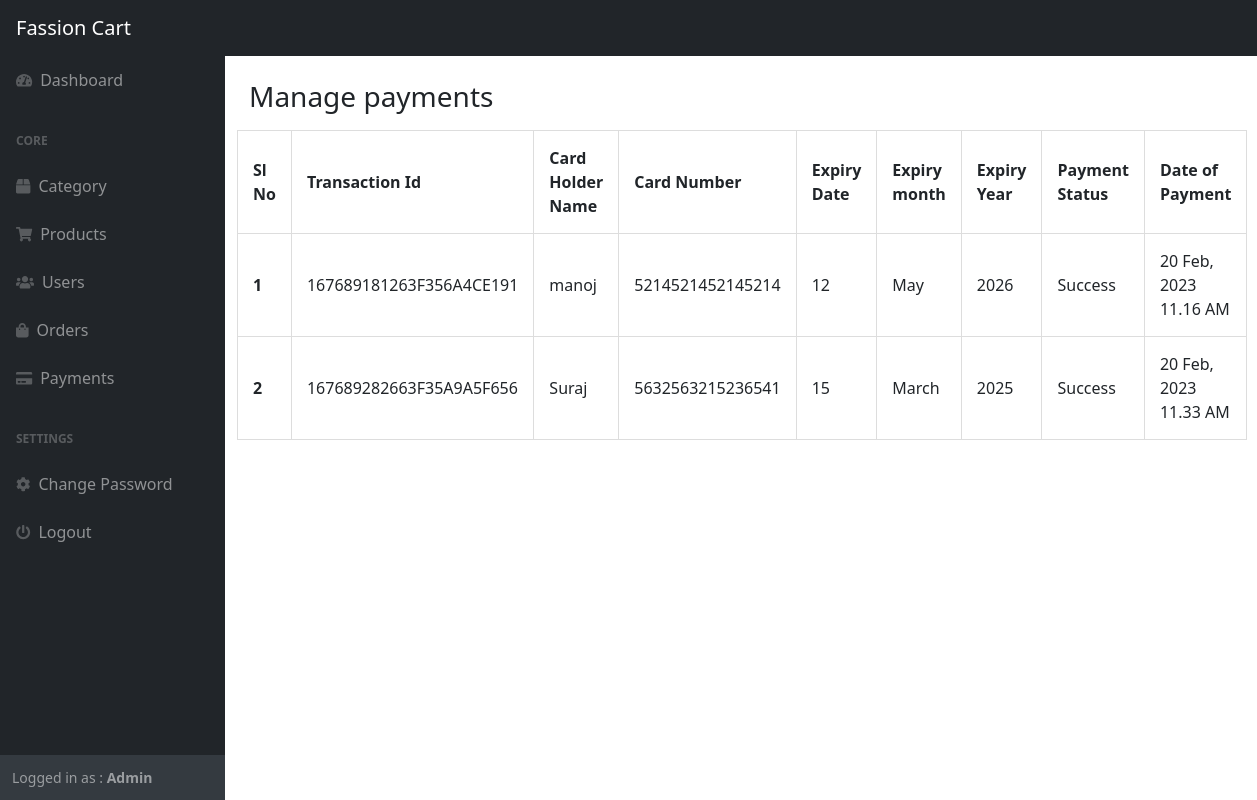
Page /admin/payment.php (signed in) on the committed database.
### tables this page shows
CREATE TABLE IF NOT EXISTS `payment_master` (
  `payment_id` int NOT NULL AUTO_INCREMENT,
  `card_holder_name` varchar(50) DEFAULT NULL,
  `card_number` bigint DEFAULT NULL,
  `card_expiry_date` tinyint DEFAULT NULL,
  `card_expiry_month` varchar(10) DEFAULT NULL,
  `card_expiry_year` smallint DEFAULT NULL,
  `transaction_id` varchar(25) DEFAULT NULL,
  `card_cvv` smallint DEFAULT NULL,
  `date_of_payment` timestamp NULL DEFAULT NULL,
  `payment_status` varchar(50) DEFAULT NULL,
  PRIMARY KEY (`payment_id`)
);

### admin/payment.php (the view, shortened to what this page needs)
<?php
    require_once '../include/connection.php';
    require_once './assets/pages/admin-link.php';
    require_once './assets/pages/admin-header.php';
?>
        <div id="layoutSidenav">
            <?php
                require_once './assets/pages/admin-sidebar.php';
            ?>
            <div id="layoutSidenav_content">
                <main>
                    <div class="container-fluid p-4">
                        <div class="row">
                            <div class="col-9" >
                                <h3 class="mb-3">Manage payments</h1>
                            </div>
                            <table id="datatablesSimple">
                                    <thead>
                                        <tr>
                                            <th>Sl No</th>
                                            <th>Transaction Id</th>
                                            <th>Card Holder Name</th>
                                            <th>Card Number</th>
                                            <th>Expiry Date</th>
                                            <th>Expiry month</th>
                                            <th>Expiry Year</th>
                                            <th>Payment Status</th>
                                            <th>Date of Payment</th>
                                        </tr>
                                    </thead>
                                    <tbody>
                                    <?php
                                        $resData = mysqli_query($conn, "SELECT * FROM payment_master");
                                        if (mysqli_num_rows($resData) > 0) {
                                            $count = 1;
                                            while($rowData = mysqli_fetch_assoc($resData)) {
                                                echo "<tr>";
                                                echo "<th>".$count."</th>";
                                                echo "<td>".$rowData['transaction_id']."</td>";
                                                echo "<td>".$rowData['card_holder_name']."</td>";
                                                echo "<td>".$rowData['card_number']."</td>";
                                                echo "<td>".$rowData['card_expiry_date']."</td>";
                                                echo "<td>".$rowData['card_expiry_month']."</td>";
                                                echo "<td>".$rowData['card_expiry_year']."</td>";
                                                echo "<td>".$rowData['payment_status']."</td>";
                                                echo "<td>".date_format(date_create($rowData['date_of_payment']), 'd M, Y h.i A') . "</td>";
                                                echo "</tr>";
                                                $count++;
                                                ?>
                                                            </div>
                                                        </div>
                                                    </div>
                                                <?php
                                            }
                                        }
                                    ?>
<?php
    require_once './assets/pages/admin-footer.php';
?>

### admin/payment.php (style rules this page uses)
table, td, th { border: 1px solid #ddd; text-align: left; }
table { border-collapse: collapse; width: 100%; }
th, td { padding: 15px; }

### rows in the picture
payment_master: transaction "167689181263F356A4CE191", card_holder_name "manoj", card_number "5214521452145214", card_expiry_date "12", card_expiry_month "May", card_expiry_year "2026", payment_status "Success", date_of_payment "20 Feb, 2023 11.16 AM"
payment_master: transaction "167689282663F35A9A5F656", card_holder_name "Suraj", card_number "5632563215236541", card_expiry_date "15", card_expiry_month "March", card_expiry_year "2025", payment_status "Success", date_of_payment "20 Feb, 2023 11.33 AM"
